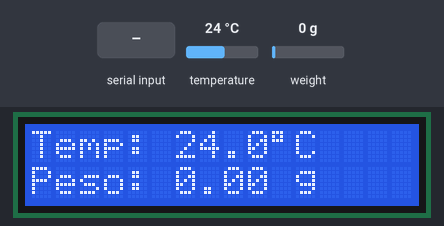
A sketch run on a simulated Arduino Uno, built with avr-gcc and run on an emulated ATmega328P. On the bench: 16×2 character LCD. The inputs (shaded band) are chosen by the test bench; at power-on: temperature 24 °C, weight on the scale 0 g. What the sketch prints to the serial monitor is not drawn.

Above: at 4.9 s.
5.0 s: temperature set to 12 °C
At 6.7 s:
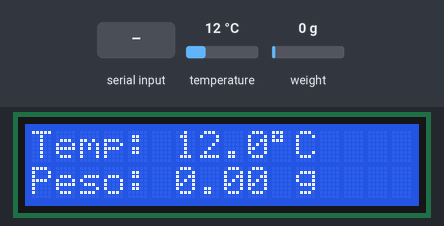
7.1 s: weight on the scale set to 100 g
At 8.9 s:
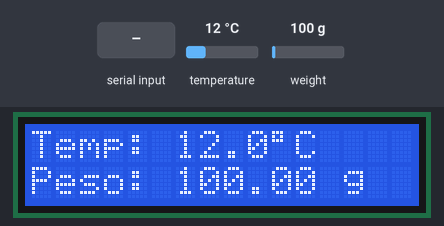
9.6 s: temperature set to 19 °C
At 11.2 s:
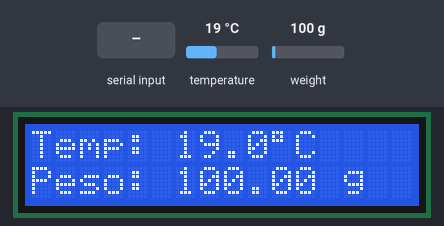
12.2 s: "t" received over Serial
At 13.6 s:
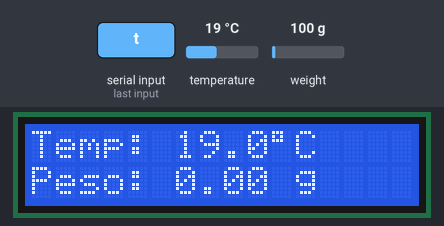
14.7 s: weight on the scale set to 1250 g
At 17.0 s:
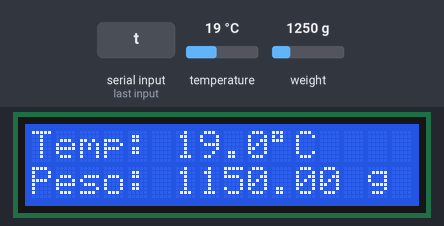
17.3 s: temperature set to 28 °C
At 19.3 s:
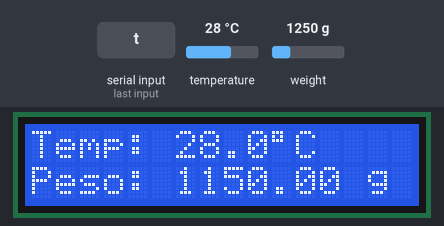
Timing chart, 0 to 20.8 s (numbered marks = the images above; inputs shaded):
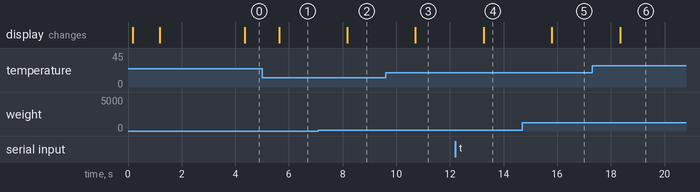

Measured:
- after the input at 5.0 s, the display: changes after 0.63 s (image 1)
- after the input at 7.1 s, the display: changes after 1.1 s (image 2)
- after the input at 9.6 s, the display: changes after 1.1 s (image 3)
- after the input at 12.2 s, the display: changes after 1.1 s (image 4)
- after the input at 14.7 s, the display: changes after 1.1 s (image 5)
- after the input at 17.3 s, the display: changes after 1.0 s (image 6)

The sketch:

Arduino_bancada_engrenagens.ino
```cpp
#include <OneWire.h>
#include <DallasTemperature.h>
#include <LiquidCrystal.h>
#include <HX711_ADC.h>
#if defined(ESP8266)|| defined(ESP32) || defined(AVR)
#include <EEPROM.h>
#endif


// --- CONFIGURAÇÃO DS18B20 ---
#define ONE_WIRE_BUS 5
OneWire oneWire(ONE_WIRE_BUS);
DallasTemperature sensor(&oneWire);

// --- CONFIGURAÇÃO LCD 16x2 ---
LiquidCrystal lcd(8,9,10,11,12,13); // Pinos comuns para LCD 16x2.

// --- CONFIGURAÇÃO HX711 (CÉLULA DE CARGA) ---
const int HX711_dout = 7;
const int HX711_sck = 6;

HX711_ADC LoadCell(HX711_dout, HX711_sck);

// CRÍTICO: SUBSTITUA O 0.0 PELO SEU VALOR DE CALIBRAÇÃO!
float calibrationValue = 1720;

unsigned long t = 0;
const int serialPrintInterval = 500;


void setup(void)
{
  Serial.begin(57600);
  delay(100);
  Serial.println("Sistema Integrado - Temp, Peso e LCD");

  // --- SETUP DS18B20 ---
  sensor.begin();

  // --- SETUP LCD ---
  lcd.begin(16, 2);
  lcd.setCursor(0,0);
  lcd.print("Bancada Dion JR.");
  lcd.setCursor(0,1);
  lcd.print("Estudo Rolamentos");
  delay(1000);
  lcd.clear();


  // --- SETUP HX711 (CÉLULA DE CARGA) ---
  LoadCell.begin();

  unsigned long stabilizingtime = 2000;
  boolean _tare = true;

  Serial.println("Iniciando HX711...");
  LoadCell.start(stabilizingtime, _tare);

  if (LoadCell.getTareTimeoutFlag()) {
    Serial.println("Timeout HX711. Verifique a fiacao!");
    while (1);
  }
  else {
    LoadCell.setCalFactor(calibrationValue);
    Serial.println("Inicio de Operacao Completo.");
    Serial.print("Fator de Calibracao: ");
    Serial.println(calibrationValue);
  }
}

void loop(void)
{
  // 1. VERIFICA SE HÁ NOVOS DADOS DO HX711 E INICIA A PRÓXIMA CONVERSÃO (DEVE RODAR RÁPIDO!)
  if (LoadCell.update());

  // 2. EXIBIR DADOS SOMENTE NO INTERVALO DE TEMPO DEFINIDO (A CADA 1000ms)
  if (millis() > t + serialPrintInterval) {

    // Leitura da temperatura e peso
    sensor.requestTemperatures();
    float temperatura = sensor.getTempCByIndex(0);
    float peso = LoadCell.getData();

    // **SERIAL MONITOR**
    Serial.print("Temperatura: ");
    Serial.print(temperatura, 2);
    Serial.print(" C | Peso: ");
    Serial.print(peso, 2);
    Serial.println(" g");

    // **EXIBIÇÃO NO LCD**
    lcd.setCursor(0,0);
    lcd.print("Temp: ");
    lcd.print(temperatura, 1);
    lcd.print((char)223);
    lcd.print("C       ");

    lcd.setCursor(0,1);
    lcd.print("Peso: ");
    lcd.print(peso, 2);
    lcd.print(" g      ");

    t = millis();
  }

  // 3. CONTROLE DE TARE (ZERAGEM) VIA SERIAL
  if (Serial.available() > 0) {
    char inByte = Serial.read();
    if (inByte == 't') LoadCell.tareNoDelay();
  }

  if (LoadCell.getTareStatus() == true) {
    Serial.println("Zeragem Completa (Tare complete)");
  }

  // LINHA REMOVIDA/CORRIGIDA: Não é recomendado usar delay() aqui.
}
```
